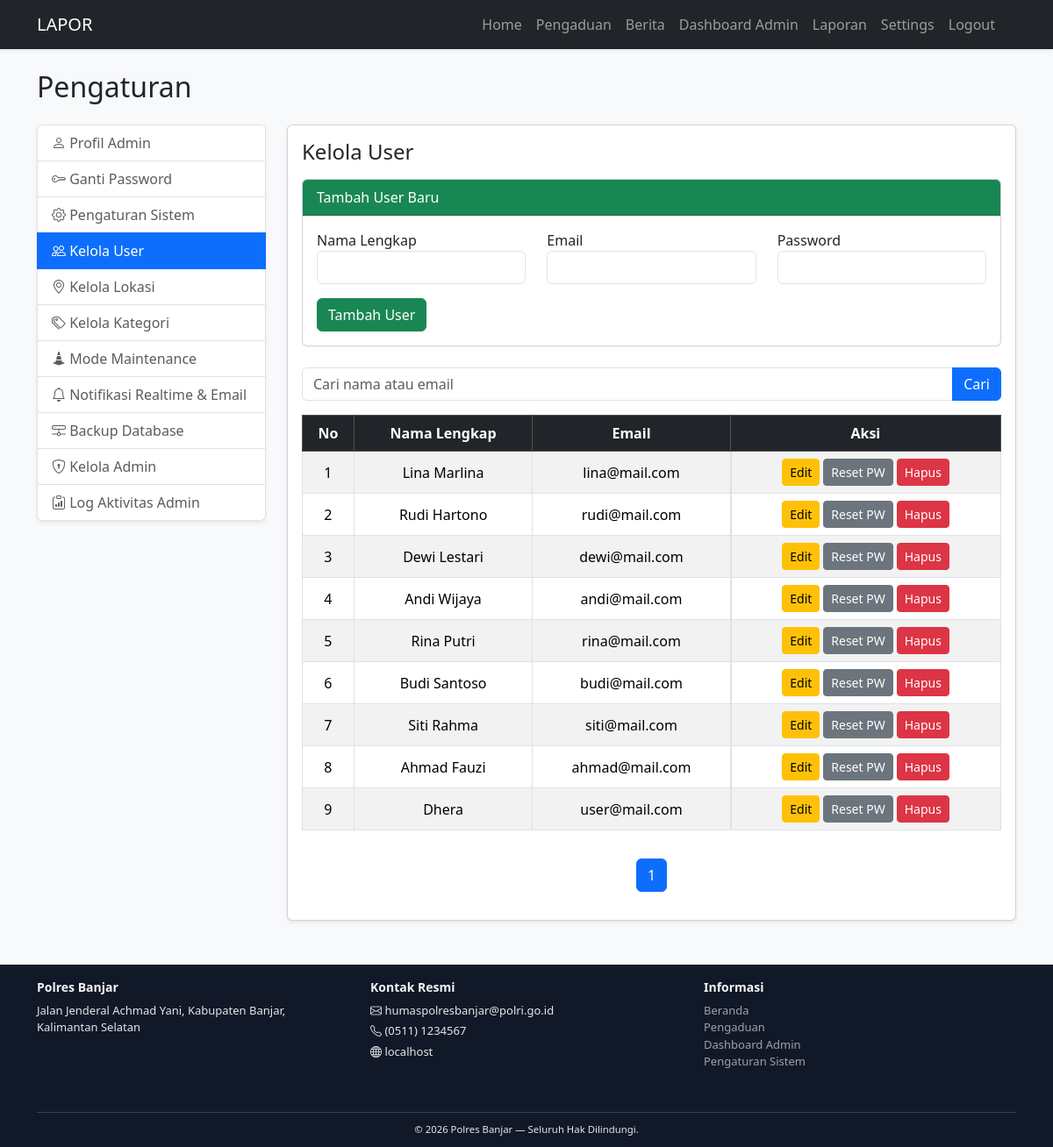
/index.php?page=settings&menu=users (signed in), run on the app's committed database.
### tables this page shows
CREATE TABLE `users` (
  `id_user` int(11) NOT NULL,
  `nama_lengkap` varchar(100) NOT NULL,
  `email` varchar(100) NOT NULL,
  `password` varchar(255) NOT NULL,
  `role` enum('admin','user','public') DEFAULT 'user',
  `no_hp` varchar(20) DEFAULT NULL,
  `alamat` text DEFAULT NULL,
  `created_at` timestamp NOT NULL DEFAULT current_timestamp(),
  `foto_profil` varchar(255) DEFAULT NULL
);

### index.php (called while the page is built, shortened)
<?php
$page = isset($_GET['page']) ? $_GET['page'] : 'home';
include 'views/header.php';
include route($page);
include 'views/footer.php';

### views/settings_admin/users.php (the view, shortened to what this page needs)
<?php
echo "<h4 class='mb-3'>Kelola User</h4>";
$search = $_GET['search'] ?? "";
$page = isset($_GET['p']) ? max(1, intval($_GET['p'])) : 1;
$limit = 10;
$offset = ($page - 1) * $limit;
$whereSQL = "WHERE role='user'";
$total = mysqli_fetch_assoc(mysqli_query($conn,"
    SELECT COUNT(*) AS jml FROM users $whereSQL
"))['jml'];
$users = mysqli_query($conn,"
    SELECT * FROM users
    $whereSQL
    ORDER BY id_user DESC
    LIMIT $offset,$limit
");
?>
<div class="card mb-4">
    <div class="card-header bg-success text-white">
        Tambah User Baru
    </div>
    <div class="card-body">
        <form method="post">
            <div class="row">
                <div class="col-md-4 mb-2">
                    <label>Nama Lengkap</label>
                    <input type="text" name="nama" class="form-control" required>
                </div>
                <div class="col-md-4 mb-2">
                    <label>Email</label>
                    <input type="email" name="email" class="form-control" required>
                </div>
                <div class="col-md-4 mb-2">
                    <label>Password</label>
                    <input type="password" name="password" class="form-control" required>
                </div>
            </div>
            <button class="btn btn-success mt-2" name="add_user">
                Tambah User
            </button>
        </form>
    </div>
</div>
<form class="mb-3" method="get">
    <div class="input-group">
        <input type="text" name="search" value="<?= htmlspecialchars($search) ?>"
               class="form-control" placeholder="Cari nama atau email">
        <button class="btn btn-primary">Cari</button>
    </div>
</form>
<div class="table-responsive">
    <table class="table table-bordered table-striped text-center align-middle">
        <thead class="table-dark">
            <tr>
                <th>No</th>
                <th>Nama Lengkap</th>
                <th>Email</th>
                <th>Aksi</th>
            </tr>
        </thead>
        <tbody>
        <?php
        if (mysqli_num_rows($users) == 0):
        ?>
            <tr><td colspan="4" class="text-muted">Tidak ada data</td></tr>
        <?php
        else:
            $no = $offset + 1;
            while ($u = mysqli_fetch_assoc($users)):
        ?>
            <tr>
                <td><?= $no++ ?></td>
                <td><?= htmlspecialchars($u['nama_lengkap']) ?></td>
                <td><?= htmlspecialchars($u['email']) ?></td>
                <td class="d-flex justify-content-center gap-1">
                    <button class="btn btn-sm btn-warning"
                            data-bs-toggle="modal"
                            data-bs-target="#editModal<?= $u['id_user'] ?>">
                        Edit
                    </button>
                    <form method="post" onsubmit="return confirm('Reset password ke 123456?')">
                        <button class="btn btn-sm btn-secondary" name="reset_pw">
                            Reset PW
                        </button>
                    </form>
                    <a href="settings?page=settings&menu=users&hapus=<?= $u['id_user'] ?>"
                       onclick="return confirm('Yakin hapus user ini?')"
                       class="btn btn-sm btn-danger">
                       Hapus
                    </a>
                </td>
            </tr>
        <?php endwhile; endif; ?>
        </tbody>
    </table>
</div>
<?php
$pages = ceil($total / $limit);
?>
<nav class="mt-3">
    <ul class="pagination justify-content-center">
    <?php for ($i=1; $i <= $pages; $i++): ?>
        <li class="page-item <?= ($i==$page?'active':'') ?>">
            <a class="page-link" href="?page=settings&menu=users&p=<?= $i ?>">
                <?= $i ?>
            </a>
        </li>
    <?php endfor; ?>
    </ul>
</nav>

### views/header.php (style rules this page uses)
html, body { height: 100%; margin: 0; }
body { display: flex; flex-direction: column; background-color: #f8f9fa; }

### data on the page
users: nama_lengkap "Lina Marlina", email "lina@mail.com"
users: nama_lengkap "Rudi Hartono", email "rudi@mail.com"
users: nama_lengkap "Dewi Lestari", email "dewi@mail.com"
users: nama_lengkap "Andi Wijaya", email "andi@mail.com"
users: nama_lengkap "Rina Putri", email "rina@mail.com"
users: nama_lengkap "Budi Santoso", email "budi@mail.com"
users: nama_lengkap "Siti Rahma", email "siti@mail.com"
users: nama_lengkap "Ahmad Fauzi", email "ahmad@mail.com"
users: nama_lengkap "Dhera", email "user@mail.com"

### other printed values
sys('site_name', 'LAPOR') "LAPOR"
$get('site_name', 'Polres Banjar') "Polres Banjar"
$get('email_service', 'humaspolresbanjar@polri.go.id') "humaspolresbanjar@polri.go.id"
$get('whatsapp', '(0511) 1234567') "(0511) 1234567"
$_SERVER['HTTP_HOST'] "localhost"
